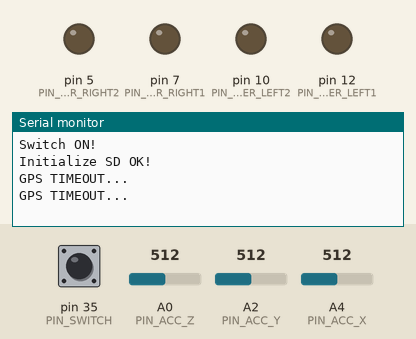
Recording of a sketch running on a simulated Arduino Mega 2560, built with avr-gcc and run on an emulated ATmega2560. Parts: output pins drawn as LEDs (lit = HIGH), the last lines printed to the serial monitor. Wiring (inferred from the names in the program): HMC5883L compass at I2C address 0x1E. Inputs (shaded band) come from the test bench; at power-on: A0 (PIN_ACC_Z) = 512, A2 (PIN_ACC_Y) = 512, A4 (PIN_ACC_X) = 512, pin 35 (PIN_SWITCH) LOW. Storage starts empty.

Above: at 11.7 s.
18.0 s: A0 (PIN_ACC_Z) set to 109
At 18.5 s:
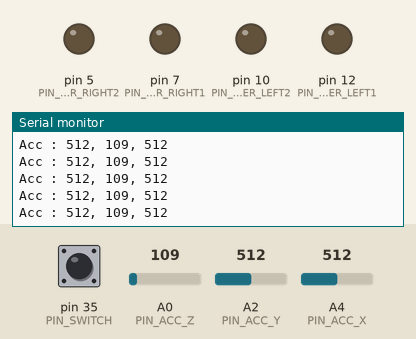
19.5 s: A0 (PIN_ACC_Z) set to 92
At 20.3 s:
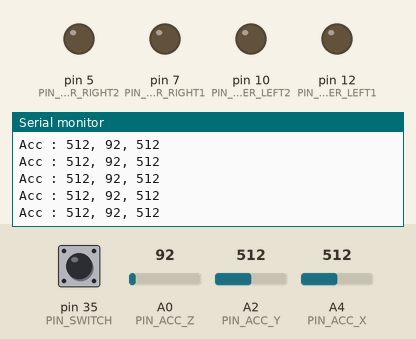
22.5 s: A2 (PIN_ACC_Y) set to 107
At 23.5 s:
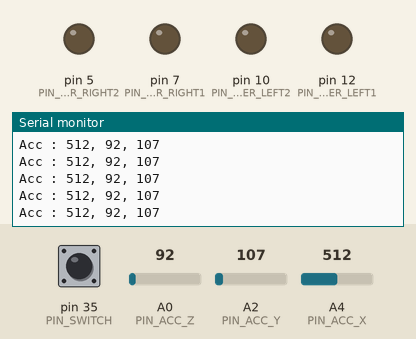
25.5 s: A2 (PIN_ACC_Y) set to 92
At 26.0 s:
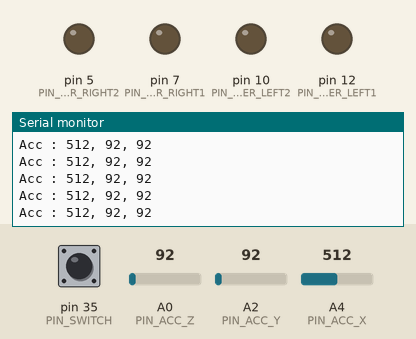
28.5 s: A4 (PIN_ACC_X) set to 107
At 29.6 s:
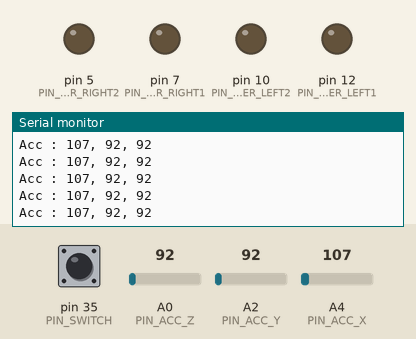
30.0 s: A4 (PIN_ACC_X) set to 90
At 31.0 s:
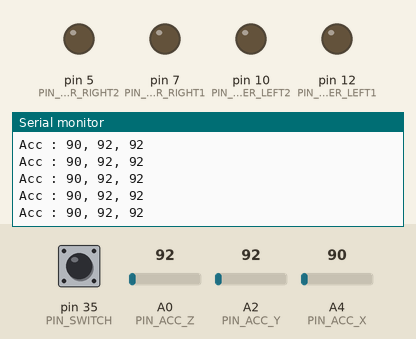
Timing chart, 0 to 33.0 s (numbered marks = the images above; inputs shaded):
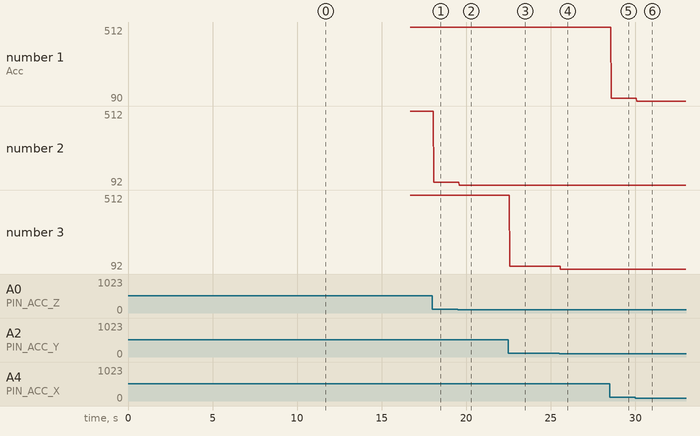

The sketch:

Main_Ver.1.12.05.ino
```cpp
#include <Wire.h>				// for I2C通信
#include <math.h>				// atan2とか
#include <SPI.h>
#include <SD.h>
//#include <SoftwareSerial.h>		// for GPS Serial通信

// #########################################
// 関数プロトタイプ宣言
// #########################################
// ミッション遂行系
void RunUpNearGoal(double residualError);
void ApproachGoal(double residualError);
void FinalApproachToGoal(double residualError);
// 光系
int GetLight();
// 地磁気系
double GetMagnetRad();
double GetMagnetRadNTimes(int n);
// モーター系
int SetRoverAngle(double targetRad, int maxCount);
void GoStraight(double targetDirection, unsigned long msec);
void SpinRover(double LorR, unsigned long mSec);
void SetMoter(int l1, int l2, int r1, int r2);
// GPS系
int InitializeGps();
int GetGpsData();
long GpsLL2Deg(char *ddmmStr, char *mmmmStr);
void CalcDistanceDirection();
int Split(char *string, char *separator);
void SendUnable(int datatype);
char ChecksumCalc(char *dt);
// Log系
int InitializeSd();
void SdOpenFailed();
void LogSta(char *string);
void LogGps();
void LogMagRaw();
void LogMagAvg(int n, double rad);
void LogAcc();
void LogPho(int ok);
// I2C
unsigned char I2cRead(unsigned char regAddress);
void I2cWrite(unsigned char regAddress, unsigned char data);
// 変換系
double NormalizeRad(double input);
double NormalizeRadSym(double input);
double Deg2Rad(double deg);
double Rad2Deg(double rad);
double ddmm2dddd(double ddmm);
unsigned long Meter2Msec(double meter);
double Msec2Meter(int msec);
unsigned long Sec2Msec(int Sec);
long CutStr2Long(char *strNum, int digit);
// #########################################

// #########################################
// 定数定義
// #########################################

#define DEBUG 1

#define SERIAL_BAUDRATE 9600		// シリアル通信のボーレート

// スイッチ
#define PIN_SWITCH 35

// 加速度センサ
#define PIN_ACC_Z 0
#define PIN_ACC_Y 2
#define PIN_ACC_X 4

// モーター
#define PIN_MOTER_LEFT1 12
#define PIN_MOTER_LEFT2 10
#define PIN_MOTER_RIGHT1 7
#define PIN_MOTER_RIGHT2 5

// 光センサ
#define PIN_LIGHT 15
#define LIGHT_CRITICAL 15		//しきい値

// 地磁気センサ
#define HMC5883L_ADDRESS 0x1E		// 7bit ADDRESS for I2C通信の素子識別アドレス

// CdS光センサ
#define ANALOG_PIN_CDS 1			// 光センサのアナログin

// GPS
#define GpsSerialBegin(baudrate) Serial1.begin(baudrate)
#define GpsSerialRead() Serial1.read()
#define GpsSerialAvailable() Serial1.available()
#define GpsSerialPrint(gpsSendData) Serial1.print(gpsSendData)

// Log
//SPI通信で使われるピンは次のとおりです。
//Arduino Uno(ATmega168/328を搭載するボード): 10(SS)、11(MOSI)、12(MISO)、>13(SCK)
//Arduino Leonardo: ICSP4(MISO)、ICSP1(MOSI)、ICSP3(SCK)
//Arduino Mega: 50(MISO)、51(MOSI)、52(SCK)、53(SS)
#define PIN_SD_SS 53

// #########################################

// #########################################
// Global変数定義
// #########################################

// 光センサ


// 地磁気センサ
int AAA = 1;
const double MAGNET_DECLINATION = 7.0;					// 東京で西偏7度0分
int Magnet_X12 = 0;
int Magnet_Z12 = 0;
int Magnet_Y12 = 0;

// 加速度センサ
long Acc_X = 0;
long Acc_Z = 0;
long Acc_Y = 0;

// GPS
const long EARTH_RADIUS = 6378137;
#define GPS_RAW_ARR_LENGTH 30					// Gps_Raw_Arrの長さ
#define GPS_RAW_ARR_BUF_LENGTH 20				// Gps_Raw_Arrの値の長さ
char Gps_Raw_Arr[GPS_RAW_ARR_LENGTH][GPS_RAW_ARR_BUF_LENGTH];
long Gps_Lat;									//
long Gps_Long;									//dd.mmmmmmにすること
double Gps_Height;								//
double Gps_Distance;							//センサと目的地間距離
double Gps_Radian;								//センサから目的地までの方位
long Gps_Time;
const double TARGET_LATITUDE = 35.428045;
const double TARGET_LONGITUDE = 139.457297;		// dd ddd dddにすること！安田講堂塔真ん中(D, D)=(1602.1, 4.48286)

// Log
File MY_FILE;
char FLIE_NAME[] = "LOG.CSV";
// #########################################


void setup() {
	int countSwitch = 0;
	delay(1000);

	// ボタンが押されて，安定したらスタート
	while(1) {
		countSwitch = 0;
		for (int i = 0; i < 10; i++) {
			countSwitch += digitalRead(PIN_SWITCH);
			delay(50);
		}
		if (countSwitch == 0) {
			break;
		}
	}

	int error = 1;
	Serial.begin(SERIAL_BAUDRATE);
	Wire.begin();					// I2C通信起動
	I2cWrite(0x02,0x00);			// 地磁気センサの設定
	if (DEBUG) Serial.println("Switch ON!");

	// SD初期化
	// エラーの場合，音を鳴らして警告させたい
	error = InitializeSd();
	if (error == 0) {
		Serial.println("initialization SD failed!");
		// #########################
		// ここに警告音
	}

	LogSta("Switch ON!");						// ほんとは，SwitchONはもっと前だけど，SDの初期化終わらないと書き込めないのよね....w
	LogSta("Initialize SD OK!");
	if (DEBUG) Serial.println("Initialize SD OK!");

	// GPS初期化
	error = InitializeGps();
	if (error == 0) {
		Serial.println("initialization GPS failed!");
		// #########################
		// ここに警告音
	}

	LogSta("Initialize GPS OK!");
	if (DEBUG) Serial.println("Initialize GPS OK!");

	// モーターのピン設定
	pinMode(PIN_MOTER_LEFT1, OUTPUT);
	pinMode(PIN_MOTER_LEFT2, OUTPUT);
	pinMode(PIN_MOTER_RIGHT1, OUTPUT);
	pinMode(PIN_MOTER_RIGHT2, OUTPUT);
	SetMoter(0,0,0,0);

	// ###########################
	// 初期化完了の音を鳴らしたい
	LogSta("Initialization Finish!");
	if (DEBUG) Serial.println("Initialization Finish!");

	delay(100);
}


void loop() {
	double magnetRad;

//	Serial.print("Switch : ");
//	Serial.println(digitalRead(PIN_SWITCH));
//	GetGpsData();
	Acc_X = analogRead(PIN_ACC_X);
	Acc_Z = analogRead(PIN_ACC_Y);
	Acc_Y = analogRead(PIN_ACC_Z);
	Serial.print("Acc : ");
	Serial.print(Acc_X);
	Serial.print(", ");
	Serial.print(Acc_Y);
	Serial.print(", ");
	Serial.println(Acc_Z);
//	magnetRad = Rad2Deg( NormalizeRad( GetMagnetRad()));
//	Serial.print("Magnet : ");
//	Serial.print(Magnet_X12);
//	Serial.print(", ");
//	Serial.print(Magnet_Y12);
//	Serial.print(", ");
//	Serial.print(Magnet_Z12);
//	Serial.print(", ");
//	Serial.println(magnetRad);

}


// #########################################
// ミッション遂行系
// 着地判定
//void LandingJudge(){
//	if (LightLandingJudge)
//	GpsLightLandingJudge();
//	return
//}

// residualErrorは残り半径
void RunUpNearGoal(double residualError) {
	int getGpsData = 0;			//GetGpsData()の返り値保存用
	unsigned long time = millis();

	while(1) {
		// GPS取得
		getGpsData = 0;
		time = millis();
		// バッファを消すためGPSは3回とる
		while(getGpsData < 3) {
			if(millis() > time + Sec2Msec(10)) {		//これで10秒間とれなかったらループから外れる...はず
				break;
			}
			getGpsData += GetGpsData();
		}

		if (DEBUG) {
			if (getGpsData < 3) {
				Serial.println("getGpsData is under 3");
			} else {
				Serial.println("GetGpsData OK!");
			}
			Serial.print("Gps_Lat : ");
			Serial.println(Gps_Lat);
			Serial.print("Gps_Long : ");
			Serial.println(Gps_Long);
		}

		// 方向距離取得
		CalcDistanceDirection();

		// 終了判定
		if (Gps_Distance < residualError) {
			if (DEBUG) Serial.println("break RunUpNearGoal()");
			delay(10000);
			return;
		}

		// ローバー角度調整		25(maxCount)は要検討
		if ( SetRoverAngle(Gps_Radian, 25) < 20 ) {
			if (DEBUG) Serial.println("SetRoverAngle OK!");
		} else {
			if (DEBUG) Serial.println("SetRoverAngle failed...");
		}

		if (DEBUG) Serial.print("NowRad : ");
		if (DEBUG) Serial.println(NormalizeRadSym( GetMagnetRad() ));
		delay(1000);

		// 進む
		SetMoter(255,0,255,0);
		// 進む距離適当
		delay( Meter2Msec(10.0) );

		SetMoter(0,0,0,0);
		delay(1000);

		// 回転，わだち回避
		SpinRover(1.0, Sec2Msec(5));
		delay(1000);
		SpinRover(-1.0, Sec2Msec(5));
		delay(1000);
	}
}

void ApproachGoal(double residualError) {

}

void FinalApproachToGoal(double residualError) {

}


// #########################################
// 光系
int GetLight() {
	if(analogRead(PIN_LIGHT) > LIGHT_CRITICAL){
		return 1;
	}
	else{
		return 0;
	}
}


// #########################################
// 地磁気系
double GetMagnetRad() {
	double magnetRad;
	unsigned char xMsb;
	unsigned char xLsb;
	unsigned char zMsb;
	unsigned char zLsb;
	unsigned char yMsb;
	unsigned char yLsb;
	double xDouble;
	double yDouble;

	// 順番がXZYなので注意！
	xMsb = I2cRead(0x03);
	xLsb = I2cRead(0x04);
	zMsb = I2cRead(0x05);
	zLsb = I2cRead(0x06);
	yMsb = I2cRead(0x07);
	yLsb = I2cRead(0x08);

	Magnet_X12 = xMsb;
	Magnet_X12 = ((Magnet_X12 << 8) & 0xFF00) | xLsb; //SHIFT & GET 12bit DATA WITH MSB
	Magnet_Y12 = yMsb;
	Magnet_Y12 = ((Magnet_Y12 << 8) & 0xFF00) | yLsb; //SHIFT & GET 12bit DATA WITH MSB
	Magnet_Z12 = zMsb;
	Magnet_Z12 = ((Magnet_Z12 << 8) & 0xFF00) | zLsb; //SHIFT & GET 12bit DATA WITH MSB

	//CONVERT TO DOUBLE (FOR atan2)
	xDouble = Magnet_X12;
	yDouble = Magnet_Y12;

	magnetRad = atan2(yDouble,xDouble);
	magnetRad += MAGNET_DECLINATION;		// 偏角補正

	return magnetRad;
}

// 地磁気をN回取得し，平均
double GetMagnetRadNTimes(int n) {
	double result = 0;
	for(int i = 0; i < n; i++) {
		result += NormalizeRad( GetMagnetRad() ) / n;
		delay(10);
	}
	return result;
}


// #########################################
// モーター系
// maxCount は 角度調整回数の上限
int SetRoverAngle(double targetRad, int maxCount) {
	int dMSec = 100;				// 最小角度変更の際の回転時間(ミリ秒)
	double epsilonRad = 0.174533;	// 許容誤差 注意スべきは，許容誤差が最小角度変更より小さいと発振
	double dRad;
	int count = 0;
	double nowRad = NormalizeRadSym( GetMagnetRadNTimes(5) );

	dRad = NormalizeRadSym(targetRad - nowRad);
	while(count < maxCount && abs(dRad) > epsilonRad) {
		SpinRover(dRad, dMSec);
		count++;
		nowRad = NormalizeRadSym( GetMagnetRadNTimes(5) );
		dRad = NormalizeRadSym(targetRad - nowRad);
		delay(500);
	}

	return count;
}

void GoStraight(double targetDirection, unsigned long msec) {
	double gainP = 1;					//ここの値は適宜変える！正の値
	double gainI = 0.0001;
	double gainD = 0.01;
	double sumError = 0;
	double lastError = 0;
	int loopTime = 100;
	int count = 0;
	int maxCount = msec / loopTime;		//msecは100ミリ秒単位で指定、ループ回数はそれをlooptimeで割った数

	while(count < maxCount){
		double errorDirection = NormalizeRadSym(-targetDirection + GetMagnetRad()) ;
//		if(abs(errorDirection) > M_PI){				//dDirectionをnormalizeしてなかった時の。
//			errorDirection = (-2*M_PI + abs(errorDirection)) * errorDirection / abs(errorDirection);
//		}
//		Serial.println(Rad2Deg( errorDirection ),6);

		sumError += errorDirection*loopTime;

		double inputPid = gainP*errorDirection + gainI*sumError + gainD*(errorDirection + lastError)/loopTime;

		if(inputPid > 0){
//			if(DEBUG){
//				Serial.println("Turing LEFT");
//			}
			analogWrite(PIN_MOTER_LEFT1,255 * (M_PI - inputPid) / M_PI);
			analogWrite(PIN_MOTER_RIGHT1,255);

		}else if(inputPid < 0){
//			if(DEBUG){
//				Serial.println("Turing RIGHT");
//			}
			analogWrite(PIN_MOTER_LEFT1,255);
			analogWrite(PIN_MOTER_RIGHT1,255 * (M_PI + inputPid) / M_PI);		//負なので+

		}else{
			analogWrite(PIN_MOTER_LEFT1,255);
			analogWrite(PIN_MOTER_RIGHT1,255);
		}

		delay(loopTime);
		lastError = errorDirection;
		count ++;
	}
}
// 正(1.0)で右，負(-1.0)で左
void SpinRover(double LorR, unsigned long mSec) {
	if (LorR > 0) {
		SetMoter(255,0,0,255);
	} else {
		SetMoter(0,255,255,0);
	}
	delay(mSec);
	SetMoter(0,0,0,0);
}

void SetMoter(int l1, int l2, int r1, int r2) {
	analogWrite(PIN_MOTER_LEFT1, l1);
	analogWrite(PIN_MOTER_LEFT2, l2);
	analogWrite(PIN_MOTER_RIGHT1, r1);
	analogWrite(PIN_MOTER_RIGHT2, r2);
}


// #########################################
// GPS系
int InitializeGps() {
	int count = 0;
	GpsSerialBegin(SERIAL_BAUDRATE);			// Serial通信の開始
	SendUnable(3);								//GPS:3.GSV,2.GSA,4.RMCの無効化
	SendUnable(2);
	SendUnable(4);

	// NULL で初期化．バッファローオーバーラン対策．
	for(int i = 0; i < GPS_RAW_ARR_LENGTH; i++) {
		for(int j = 0; j < GPS_RAW_ARR_BUF_LENGTH; j++) {
			Gps_Raw_Arr[i][j] = '\0';
		}
	}

	// 3回試行して取れなかったらエラー
	for(int i = 0; i < 3; i++) {
		count += GetGpsData();
	}

	if (count > 0) {
		return 1;
	} else {
		if (DEBUG) Serial.println("GPS Sencer Dead!");
		return 0;
	}

}

int GetGpsData() {
	char buf[256];			//受信データ用
	int count = 0;
	int gpsArrLength;
	unsigned long time = millis();

	do{
		if(GpsSerialAvailable()){
			buf[count] = GpsSerialRead();
			count++;
		}
		if (count > 250) break;
		if (millis() > time + 5000) {		// タイムアウト
			if (DEBUG) Serial.println("GPS TIMEOUT...");
			return 0;
		}
	}while(buf[count - 1] != 0x0A);				//改行コード0x0Aが来たらひとまず受信終わり
	buf[count] = '\0';							//bufにgpsデータ保存

	if (DEBUG) {
		Serial.print("buf : ");						//受信したbuf確認用
		Serial.println(buf);
	}

	gpsArrLength = Split(buf, ",.");
	if (gpsArrLength == 14 && !strcmp(Gps_Raw_Arr[0], "$GPGGA")) {		// 送られてきたデータが15個で，$GPGGAならtrue
		if (strcmp(Gps_Raw_Arr[3], "NULL") && strcmp(Gps_Raw_Arr[4], "NULL") && strcmp(Gps_Raw_Arr[6], "NULL") && strcmp(Gps_Raw_Arr[7], "NULL") && strcmp(Gps_Raw_Arr[16], "NULL")&& strcmp(Gps_Raw_Arr[17], "NULL")) {

			Gps_Lat = GpsLL2Deg(Gps_Raw_Arr[3], Gps_Raw_Arr[4]);			//char ddmm mmmm → long dddddddd
			Gps_Long = GpsLL2Deg(Gps_Raw_Arr[6], Gps_Raw_Arr[7]);
//			Gps_Height = Gps_Raw_Arr[16] + 0.01 * CutStr2Long(Gps_Raw_Arr[6], 2);			//コピーできないので元配列から直接

			if (strcmp(Gps_Raw_Arr[5], "N")) {			// S だとtrue
				Gps_Lat = -1 * Gps_Lat;					//南緯の場合負の値にする  一応南緯も対応...?(笑)
			}
			if (strcmp(Gps_Raw_Arr[8], "E")) {			// W だとtrue
				Gps_Long = -1 * Gps_Long;				//西経の場合負の値にする
			}

			if (DEBUG) Serial.println("GPS success");
			return 1;
		} else {
			if (DEBUG) Serial.println("GPS failed 1...");
			return 0;
		}
	} else {
		if (DEBUG) Serial.println("GPS failed 2...");
//		Serial.print("[0] : ");
//		Serial.println(Gps_Raw_Arr[0]);
//		Serial.print("[2] : ");
//		Serial.println(Gps_Raw_Arr[2]);
//		Serial.print("[4] : ");
//		Serial.println(Gps_Raw_Arr[4]);
//		Serial.print("[5] : ");
//		Serial.println(Gps_Raw_Arr[5]);
		return 0;
	}
}

long GpsLL2Deg(char *ddmmStr, char *mmmmStr){
	long gpsDegree = atol(ddmmStr) / 100;					//以下ｍが6桁なのでdは7桁より上にもっていく
	long gpsMinute = atol(ddmmStr) - gpsDegree*100;			//2桁
	long gpsMinuteDec = CutStr2Long(mmmmStr,4);				//4桁
	long ans = gpsDegree*1000000 + gpsMinute*10000 + gpsMinuteDec;
	return ans;
}

//ターゲットと現在地の間の	距離の計算
void CalcDistanceDirection(){
//	double gapLat = TARGET_LATITUDE - Gps_Lat;
//	double gapLong = TARGET_LONGITUDE - Gps_Long;
//
//	double latRad = Deg2Rad( ddmm2dddd(Gps_Lat) );
//	double gapLatRad = Deg2Rad( ddmm2dddd(gapLat) );
//	double gapLongRad = Deg2Rad( ddmm2dddd(gapLong) );
//
//	double gapX = EARTH_RADIUS * gapLongRad * cos(latRad);			//直交座標として計算
//	double gapY = EARTH_RADIUS * gapLatRad;
	long gapLat = TARGET_LATITUDE - Gps_Lat;		//値は最大でも 1,000,000 と見積もる
	long gapLong = TARGET_LONGITUDE - Gps_Long;

	long latRad = Deg2Rad(Gps_Lat);
	long gapLatRad = Deg2Rad(gapLat);
	long gapLongRad = Deg2Rad(gapLong);

	long gapX = EARTH_RADIUS * gapLongRad * cos(latRad);			//直交座標として計算
	long gapY = EARTH_RADIUS * gapLatRad;			//さらにM_PI/180より、max20000 一度2乗しても大丈夫なはず
	Gps_Distance = sqrt(gapX*gapX + gapY*gapY);

	Gps_Radian = NormalizeRad( atan2(gapX, gapY) );			//代入値は分母分子1000000倍されている
	return;
}

//不要なデータを送らないようにする datatype:0:GGA 1:GGL 2:GSA 3:GSV 4:RMC 5:VTG 6:MSS 8:ZDA
void SendUnable(int datatype){
	char c , buf[24] ;
	memset(buf,0x00,sizeof(buf)) ;
	strcat(buf,"$PSRF103,");
	buf[9] = datatype + 0x30 ;
	strcat(buf,",0,0");
	strcat(buf,",1") ;			// ChecksumEnable (チェックサムは付加する)
	c = ChecksumCalc(&buf[1]) ;			// チェックサムの計算を行う
	strcat(buf,"*") ;				// Checksum
	itoa(c,&buf[strlen(buf)],16) ;
	c = strlen(buf) ;
	buf[c] = 0x0d ;				// CR
	buf[c+1] = 0x0a ;				// LF
	GpsSerialPrint(buf);
	return;
}

//SendUnable用のチェックサム計算関数
char ChecksumCalc(char *dt) {
	char ans ;
	int i , len ;
	len = strlen(dt) ;
	ans = *dt ;
	for (i=1 ; i<len ; i++) {
		dt++ ;
		ans = ans ^ *dt ;
	}
	return ans ;
}

int Split(char *string, char *separator) {
	char *endAdress;						// 処理する文字列末尾のアドレス
	char *startAdress;						// 切り取る文字列の先頭
	char *pointer;							// 処理する位置を保持
	char splitString[100];					// 切り取った文字 文字数の上限に注意
	int count = 0;							// カウンタ
	int flag = 0;							// 処理終了のため

	endAdress = string + strlen(string);	// 文字列の末尾のポインタ．\0の位置
	startAdress = string;					// セパレーター探索スタート位置

	while(count < GPS_RAW_ARR_LENGTH) {
		pointer = strpbrk(startAdress, separator);		// セパレーターの検索 見つからなければNULL
		if (pointer == NULL) {							// セパレーターが発見できなかったらtrue
			// セパレーターが発見できなくても最後の文字列を処理する．
			if (flag) {
				break;
			}
			flag = 1;									// 次回LOOPから抜けれるように
		} else {
			*pointer = '\0';							// セパレーターをNULLに置換
			pointer++;									// 処理位置を次へ移動
			// *(pointer++) = 0;
		}

		strcpy(splitString, startAdress);				// 切り取った文字列をコピー って，まだ切り取ってないかw
		startAdress = pointer;							// 次切り取る文字列の先頭を更新

		if (!strcmp(splitString, "")) {					// strcmp 一致 → 0
			strcpy(splitString, "NULL");
		}

		//###################
		// debug用表示
//		Serial.print(count);
//		Serial.print(" : ");
//		Serial.print(splitString);
//		Serial.print("\n");
		//###################

		// GPS RAW DATA配列更新
		// 安全なコピー．バッファローオーバーラン対策．
		strncpy(Gps_Raw_Arr[count], splitString, GPS_RAW_ARR_BUF_LENGTH - 1);
		Gps_Raw_Arr[count][GPS_RAW_ARR_BUF_LENGTH - 1] =  '\0';
		count++;
//		delay(500);
	}

	return (count-1);
}


// #########################################
// ログ系
int InitializeSd() {
	pinMode(PIN_SD_SS, OUTPUT);
	if (!SD.begin(PIN_SD_SS)) {
		if (DEBUG) Serial.println("SD.begin failed!");
		return 0;
	}
	MY_FILE = SD.open(FLIE_NAME, FILE_WRITE);
	if (!MY_FILE) {
		SdOpenFailed();
		return 0;
	}
	MY_FILE.close();
	return 1;
}

void SdOpenFailed() {
	if (DEBUG) Serial.println("SdOpenFailed");
	// #########################
	// ここに警告音
}

void LogSta(char *string) {
	MY_FILE = SD.open(FLIE_NAME, FILE_WRITE);
	if (!MY_FILE) {
		SdOpenFailed();
		return;
	}
	MY_FILE.print(millis());
	MY_FILE.print(",Sta,");
	MY_FILE.print(string);
	MY_FILE.println("");
	MY_FILE.close();
	return;
}

void LogGps() {
	double kazu;
	int seisu;
	long shousu;
	MY_FILE = SD.open(FLIE_NAME, FILE_WRITE);
	if (!MY_FILE) {
		SdOpenFailed();
		return;
	}
	// 小数は書き込めないので変換必須
	MY_FILE.print(millis());
	MY_FILE.print(",Gps,");

	kazu = Gps_Lat;
	seisu = (int)kazu;
	shousu = abs( (kazu - (int)kazu)*1000000 );
	MY_FILE.print(seisu);
	MY_FILE.print(".");
	MY_FILE.print(shousu);

	MY_FILE.print(",");

	kazu = Gps_Long;
	seisu = (int)kazu;
	shousu = abs( (kazu - (int)kazu)*1000000 );
	MY_FILE.print(seisu);
	MY_FILE.print(".");
	MY_FILE.print(shousu);

	MY_FILE.print(",");

	kazu = Gps_Height;
	seisu = (int)kazu;
	shousu = abs( (kazu - (int)kazu)*1000000 );
	MY_FILE.print(seisu);
	MY_FILE.print(".");
	MY_FILE.print(shousu);

	MY_FILE.println("");
	MY_FILE.close();
	return;
}

void LogMagRaw() {
	MY_FILE = SD.open(FLIE_NAME, FILE_WRITE);
	if (!MY_FILE) {
		SdOpenFailed();
		return;
	}
	MY_FILE.print(millis());
	MY_FILE.print(",MagRaw,");
	MY_FILE.print(Magnet_X12);
	MY_FILE.print(",");
	MY_FILE.print(Magnet_Y12);
	MY_FILE.print(",");
	MY_FILE.print(Magnet_Z12);
	MY_FILE.println("");
	MY_FILE.close();
	return;
}

void LogMagAvg(int n, double rad) {
	double kazu;
	int seisu;
	long shousu;
	MY_FILE = SD.open(FLIE_NAME, FILE_WRITE);
	if (!MY_FILE) {
		SdOpenFailed();
		return;
	}
	MY_FILE.print(millis());
	MY_FILE.print(",MagAvg,");
	MY_FILE.print(n);
	MY_FILE.print(",");

	kazu = rad;
	seisu = (int)kazu;
	shousu = abs( (kazu - (int)kazu)*1000000 );
	MY_FILE.print(seisu);
	MY_FILE.print(".");
	MY_FILE.print(shousu);

	MY_FILE.println("");
	MY_FILE.close();
	return;
}

void LogAcc() {
	// #########################
}

void LogPho(int ok) {
	MY_FILE = SD.open(FLIE_NAME, FILE_WRITE);
	if (!MY_FILE) {
		SdOpenFailed();
		return;
	}
	MY_FILE.print(millis());
	MY_FILE.print(",Pho,");
	MY_FILE.print(ok);
	MY_FILE.println("");
	MY_FILE.close();
	return;
}

// #########################################
// I2C
unsigned char I2cRead(unsigned char regAddress) {
	Wire.beginTransmission(HMC5883L_ADDRESS);
	Wire.write(regAddress);
	Wire.endTransmission(false);
	Wire.requestFrom(HMC5883L_ADDRESS,1);
	return Wire.read();
}

void I2cWrite(unsigned char regAddress, unsigned char data) {
	Wire.beginTransmission(HMC5883L_ADDRESS);
	Wire.write(regAddress);
	Wire.write(data);
	Wire.endTransmission(false);
}


// #########################################
// 変換系
double NormalizeRad(double input) {				//radianを0~2πにする
	if (input >= 0 ) {
		return input - (int)(input / (2*M_PI)) *2*M_PI;
	} else {
		return input + ((int)((-1*input) / (2*M_PI)) + 1)* 2*M_PI;
	}
}

double NormalizeRadSym(double input) {
	double result = NormalizeRad(input);
	if (result > M_PI) {
		result -= 2*M_PI;
	}
	return result;
}

//degree→radian変換
double Deg2Rad(double deg) {
	return deg * M_PI / 180.0;
}

//radian→degree変換
double Rad2Deg(double rad) {
	return rad * 180.0 / M_PI;
}

//degree値、dd.mmmmmmからdd.ddddddに変換
double ddmm2dddd(double ddmm){
	return (int)(ddmm) + (ddmm - (int)ddmm) / 0.6;
}

// ローバー走行距離 メートル → ローバー走行時間 msec
unsigned long Meter2Msec(double meter) {
	// 2km/h = 2000/3600 m/s = 0.55556 m/s を仮定
	return (unsigned long)(1000 * meter / 0.55556);
}

// ローバー走行距離 メートル ← ローバー走行時間 msec
double Msec2Meter(int msec) {
	// 2km/h = 2000/3600 m/s = 0.55556 m/s を仮定
	return (msec * 1.0) * 0.5556 / 1000.0;
}

unsigned long Sec2Msec(double Sec) {
	return (unsigned long)(Sec * 1000);
}

long CutStr2Long(char *strNum, int digit){
	int length = strlen(strNum);		 // 頭についた0も数えてくれるはず これで0120みたいなのも大丈夫なはず...
	char strNumDigit[10];
	strncpy(strNumDigit,strNum,digit);
	long ans = atol(strNumDigit);
	while(length < digit){
		ans = ans*10;
		length++;
	}
	return ans;
}


// To Do List
// 6/15
//	GPS ddmm.mmmmをlong dddddddddに
//	GPS Target座標を入れるときに注意


// ###########
// println と print("\n")の改行コードが一致してるか調べる．
// GPSの時間もログ
// max min absは注意
```

Measured:
- after the input at 18.0 s, the serial monitor: prints a new line after 0.08 s (image 1)
- after the input at 19.5 s, the serial monitor: prints a new line after 0.08 s (image 2)
- after the input at 22.5 s, the serial monitor: prints a new line after 0.08 s (image 3)
- after the input at 25.5 s, the serial monitor: prints a new line after 0.07 s (image 4)
- after the input at 28.5 s, the serial monitor: prints a new line after 0.08 s (image 5)
- after the input at 30.0 s, the serial monitor: prints a new line after 0.08 s (image 6)
- plotted number 1: 107 → 90 after the input at 30.0 s
- plotted number 2: 512 → 109 after the input at 18.0 s, 109 → 92 after the input at 19.5 s
